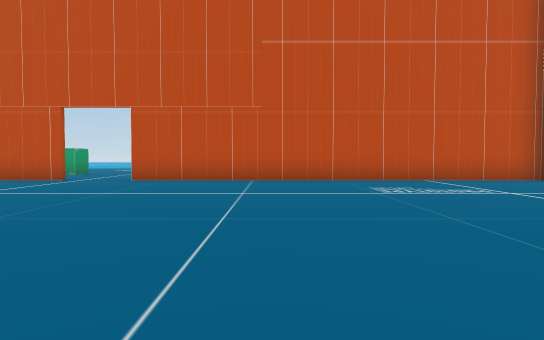
View 1 (above)

24 first-person views from a walk through a Unity game level. The camera is 1.2 m above the floor, tilts 2° down and sees 75° across. The floor is counted in squares, 2 m on a side. Each view is taken from the middle of a square. On the plan, view 1 faces up. The plan holds only what a view shows up to about 10 squares ahead; the rest is blank. The place goes on beyond the plan. The player is left out.

View 2
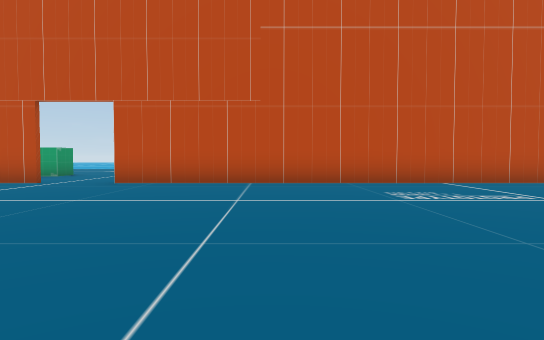

View 3
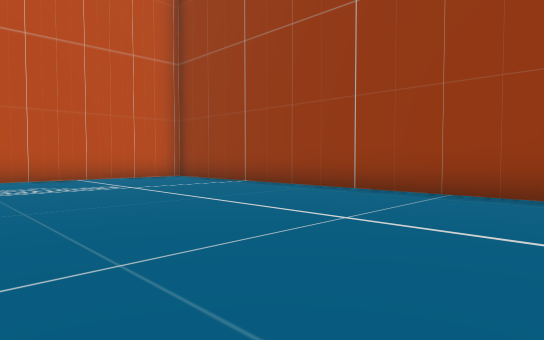

View 4
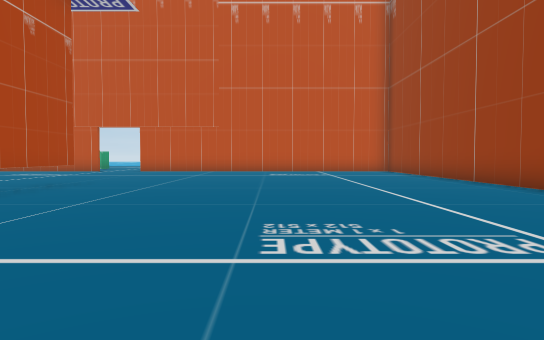

View 5
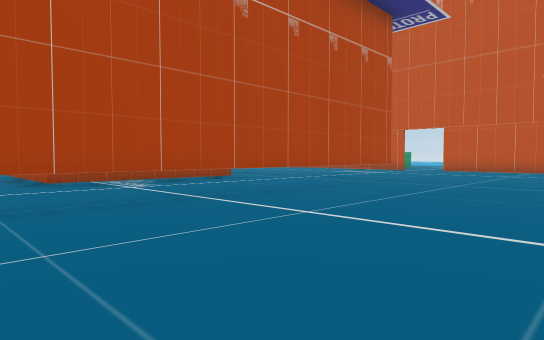

View 6
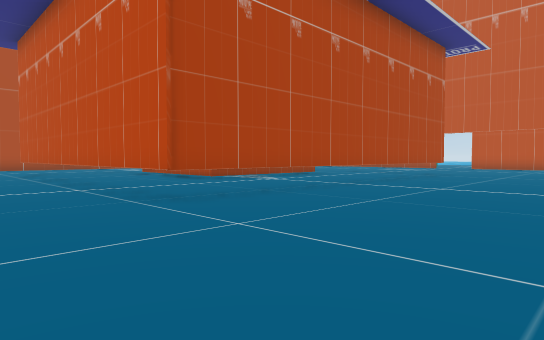

View 7
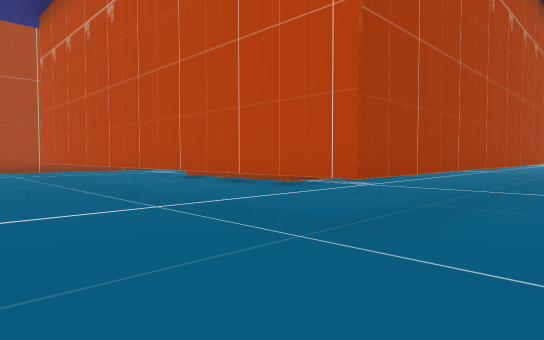

View 8
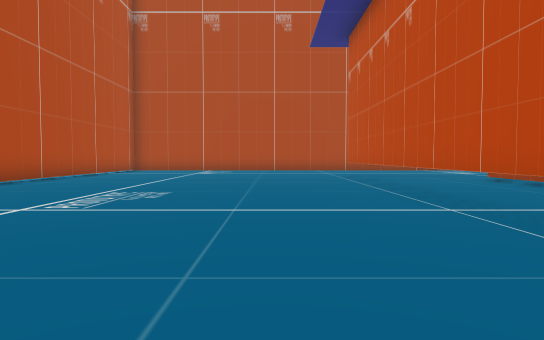

View 9
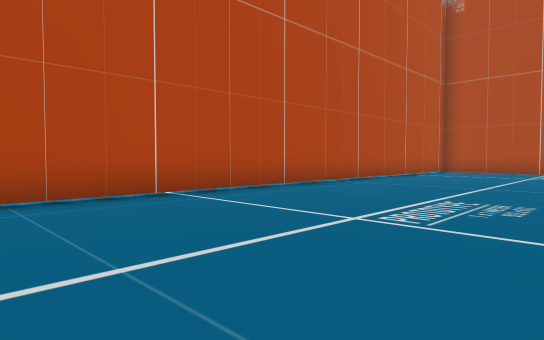

View 10
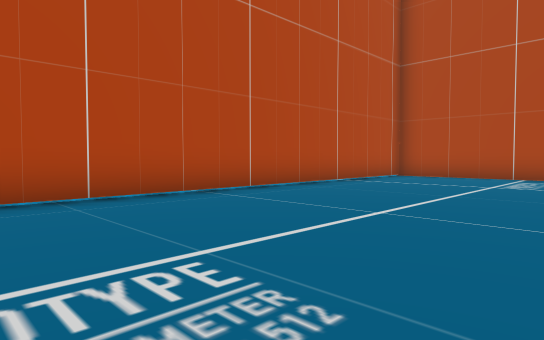

View 11
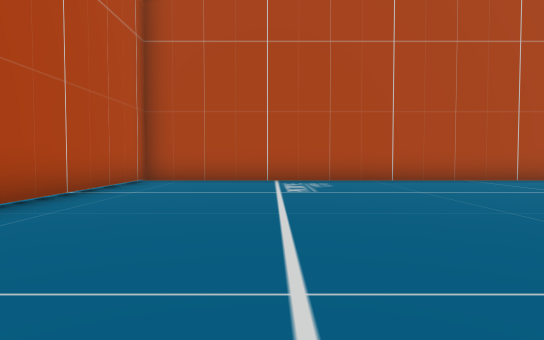

View 12
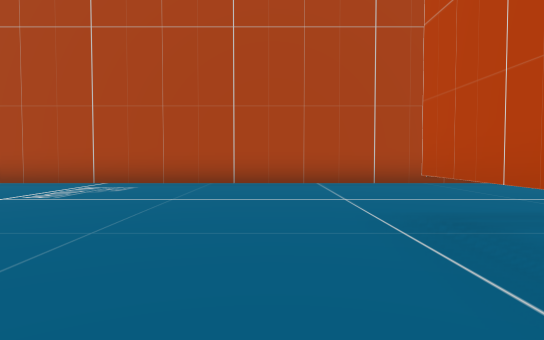

View 13
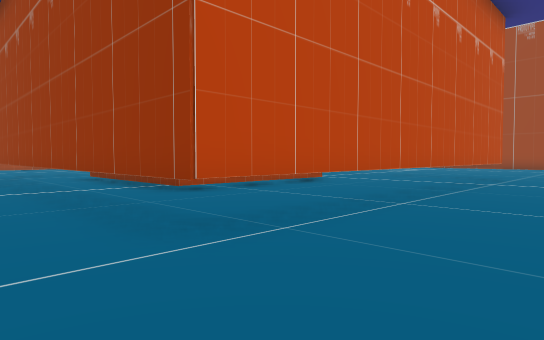

View 14
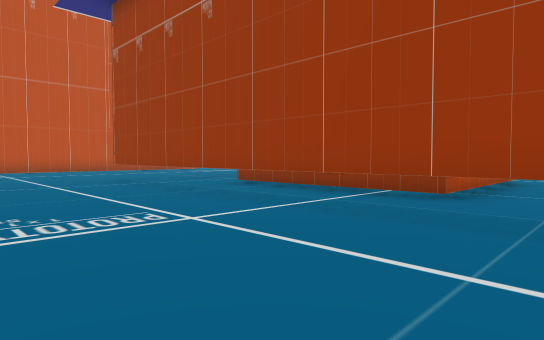

View 15
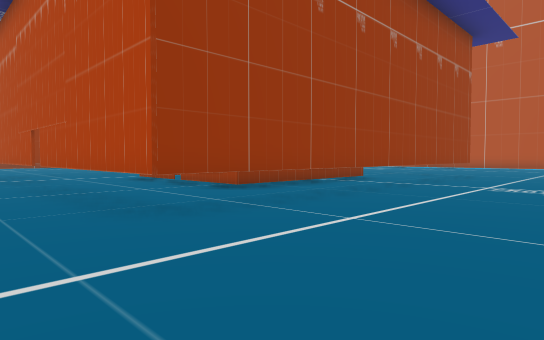

View 16
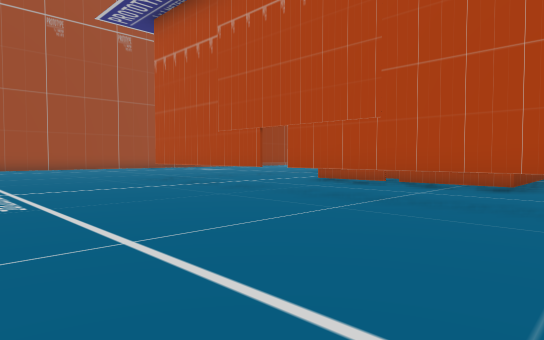

View 17
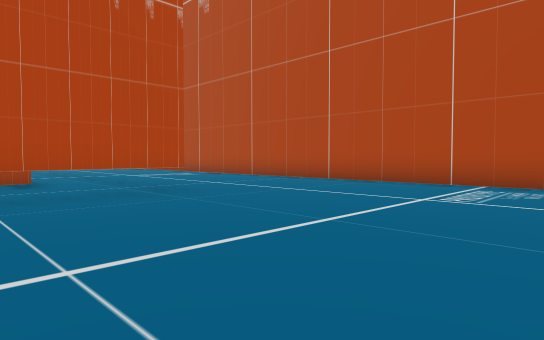

View 18
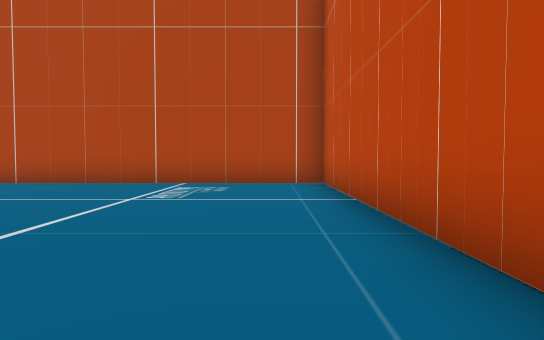

View 19
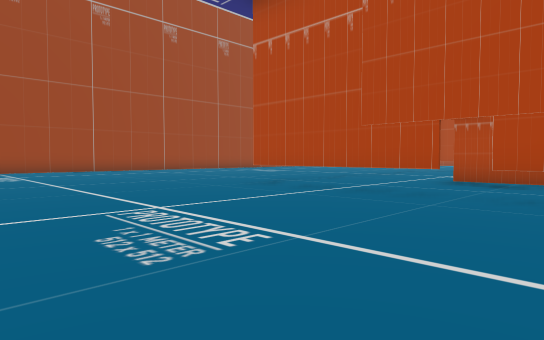

View 20
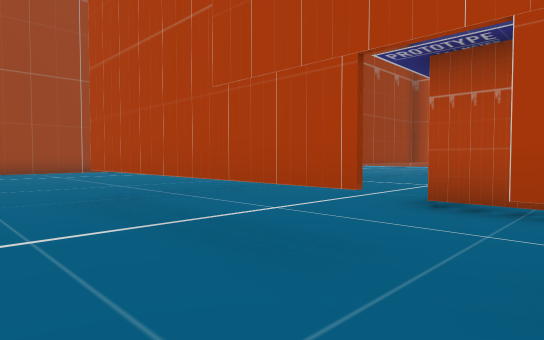

View 21
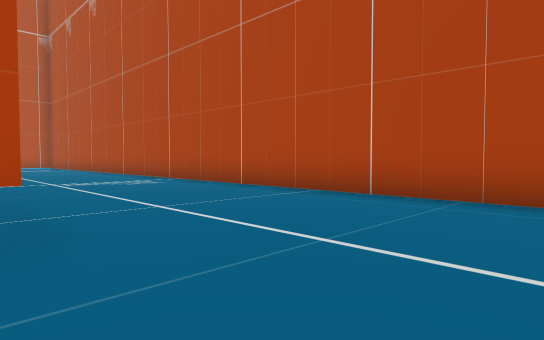

View 22
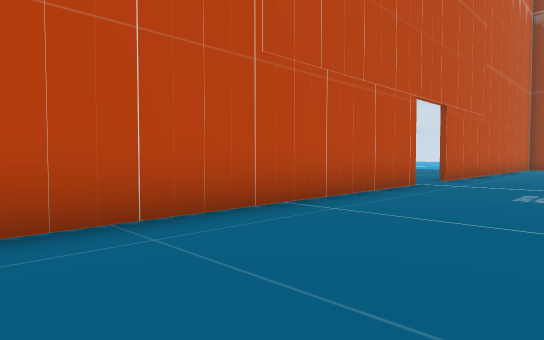

View 23
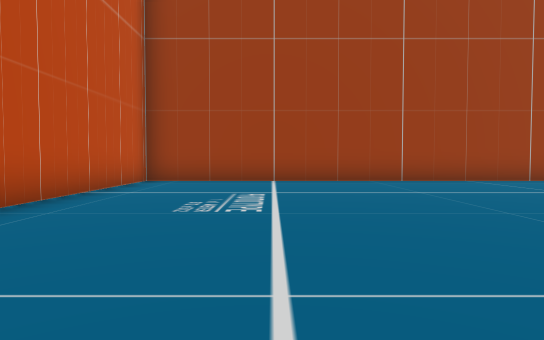

View 24
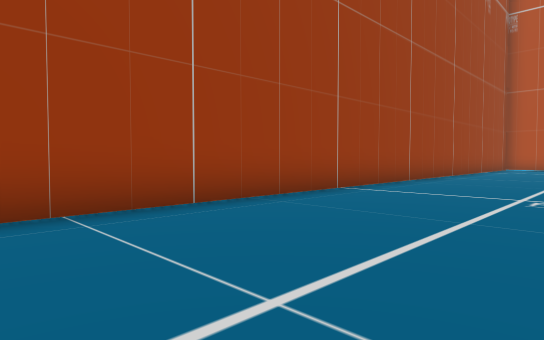

### Floor plan
Key: @ floor where view 1 was taken; # wall or solid block; x gap in a wall; . floor; T thing the floor can be seen under or through; O other object.
Columns run from 17 left of view 1 to 7 right of it. Each row starts with its distance up from view 1.
 11            ..
 10            ....
  9 ############..###########
  8 #.......................#
  7 #.......................#
  6 #.......................#
  5 #.......................#
  4 #.......................#
  3 #.......................#
  2 #....TTTTTxTTTT.........#
  1 #....T........T.........#
  0 #....T.OOOO...T..@......#
 -1 #....TO  #.O..T.........#
 -2 #....TO   .O..T.........#
 -3 #....TO   .O..T.........#
 -4 #....TO   .O..T.........#
 -5 #....TOOOOOO..T.........#
 -6 #....T........T..... ...#
 -7 #....T........T..... ...#
 -8 #....TTTTTTTTTT..... ...#
 -9 #...................  ..
-10 #...................
-11 #...................
-12 #...............
-13 #...............
-14 #...............
-15 #...............
-16 #...............
-17 ###############

Where each view was taken, in squares from view 1:
view 1: 0 up, 0 right, facing up
view 2: 1 up, 0 right, facing up
view 3: 1 down, 1 right, facing up-right
view 4: 6 down, 2 right, facing up
view 5: 7 down, 2 right, facing up-left
view 6: 11 down, 2 right, facing up-left
view 7: 11 down, 1 left, facing up-left
view 8: 11 down, 1 left, facing left
view 9: 12 down, 2 left, facing down-left
view 10: 12 down, 6 left, facing down-left
view 11: 14 down, 8 left, facing left
view 12: 10 down, 9 left, facing left
view 13: 11 down, 14 left, facing up-right
view 14: 7 down, 16 left, facing up-right
view 15: 4 up, 16 left, facing down-right
view 16: 7 up, 12 left, facing down-right
view 17: 8 up, 9 left, facing down-left
view 18: 8 up, 9 left, facing left
view 19: 8 up, 9 left, facing down-right
view 20: 4 up, 8 left, facing down-right
view 21: 5 up, 12 left, facing down-left
view 22: 6 up, 13 left, facing up-right
view 23: 6 up, 2 left, facing right
view 24: 2 up, 3 right, facing down-right
